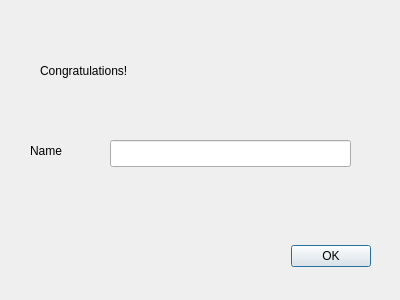
<?xml version="1.0" encoding="UTF-8"?>
<ui version="4.0">
 <class>SaveScore</class>
 <widget class="QDialog" name="SaveScore">
  <property name="geometry">
   <rect>
    <x>0</x>
    <y>0</y>
    <width>400</width>
    <height>300</height>
   </rect>
  </property>
  <property name="windowTitle">
   <string>Dialog</string>
  </property>
  <widget class="QDialogButtonBox" name="buttonBox">
   <property name="geometry">
    <rect>
     <x>30</x>
     <y>240</y>
     <width>341</width>
     <height>32</height>
    </rect>
   </property>
   <property name="orientation">
    <enum>Qt::Horizontal</enum>
   </property>
   <property name="standardButtons">
    <set>QDialogButtonBox::Ok</set>
   </property>
  </widget>
  <widget class="QLabel" name="name_label">
   <property name="geometry">
    <rect>
     <x>30</x>
     <y>140</y>
     <width>51</width>
     <height>21</height>
    </rect>
   </property>
   <property name="text">
    <string>Name</string>
   </property>
  </widget>
  <widget class="QLineEdit" name="name">
   <property name="geometry">
    <rect>
     <x>110</x>
     <y>140</y>
     <width>241</width>
     <height>27</height>
    </rect>
   </property>
  </widget>
  <widget class="QLabel" name="congrats">
   <property name="geometry">
    <rect>
     <x>40</x>
     <y>30</y>
     <width>301</width>
     <height>81</height>
    </rect>
   </property>
   <property name="text">
    <string>Congratulations!</string>
   </property>
  </widget>
 </widget>
 <resources/>
 <connections/>
</ui>
